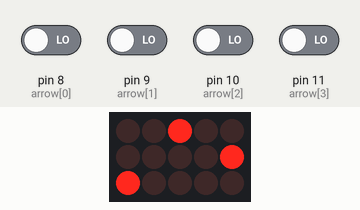
Recording of a sketch running on a simulated Arduino Mega 2560, built with avr-gcc and run on an emulated ATmega2560. On the bench: 5×3 LED matrix. Wiring (inferred from the names in the program): LED matrix (orientation assumed): rows pin 26, pin 28, pin 22; columns pin 0, pin 1, pin 2, pin 3, pin 4. The test bench sets the inputs (shaded band); at power-on: pin 8 (arrow[0]), pin 9 (arrow[1]), pin 10 (arrow[2]), pin 11 (arrow[3]) LOW. Random numbers use the default seed unless the sketch sets one.

Above: at 1.2 s.
1.3 s: pin 10 (arrow[2]) driven HIGH
At 3.6 s:
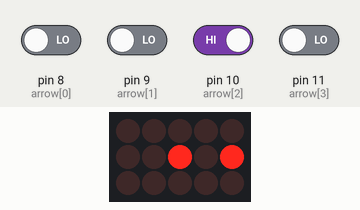
4.3 s: pin 8 (arrow[0]) driven HIGH
At 5.6 s:
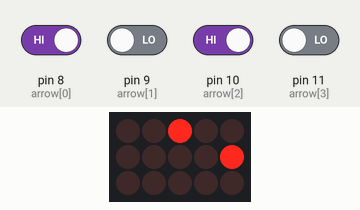
6.4 s: pin 10 (arrow[2]) driven LOW
At 8.6 s:
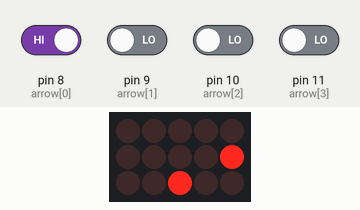
9.4 s: pin 8 (arrow[0]) driven LOW and pin 11 (arrow[3]) driven HIGH
At 10.9 s:
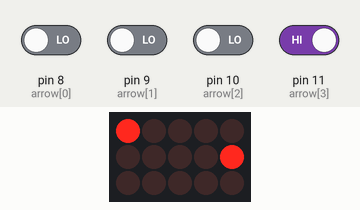
Timing chart, 0 to 12.4 s (numbered marks = the images above; inputs shaded):
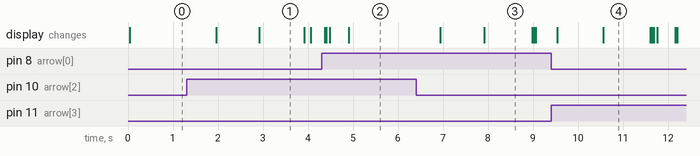

Measured:
- after the input at 1.3 s, the display: first changes after 0.66 s (image 1 shows a later state)
- after the input at 6.4 s, the display: first changes after 0.54 s (image 3 shows a later state)
- what the display in image 1 shows lasts 1.0 s, from 2.9 s to 3.9 s
- what the display in image 3 shows lasts 1.1 s, from 7.9 s to 9.0 s

The sketch:

_4x4_snake_v2.ino
```cpp
  int row[] = {22,24,26,28,30};
  int col[] = {0,1,2,3,4};
  int arrow[] = {8,9,10,11};
  boolean arrow_state[]={LOW,LOW,LOW,LOW};
  /*
  arrow[0] - up
  arrow[1] - right
  arrow[2] - down
  arrow[3] - left
  */

  #define num_col 5
  #define num_row 5
  #define max_snake_length 20

  /*starting position*/
  int start_col = 2;
  int start_row = 2;
  int dir=4;
  long snake_speed = 1000;
  long previousMillis = 0;

  int mouse[]={start_col,start_row};
  int snake[max_snake_length][2];
  int snake_length;

  boolean leds[num_col][num_row];
  boolean got_the_mouse=LOW;
  boolean game_over=LOW;

  void setup(){
//    Serial.begin(9600);
    randomSeed(analogRead(0));
    for (int i=0; i < num_col; i++){
      pinMode(col[i], OUTPUT);
    }
    for (int i=0; i < num_row; i++){
      pinMode(row[i], OUTPUT);
    }
    for (int i=0; i < 4; i++){
      pinMode(arrow[i],INPUT);
    }
    all_high();
    clear_leds();
    new_game();
  }

  void loop(){
//    Serial.println(checkswitch());
    while (game_over==LOW){
      unsigned long currentMillis = millis();
      snake_to_leds();
      update();
      checkswitch();
      mouse_check();
      check_collision();
      if (got_the_mouse==HIGH){
          snake_length=snake_length+1;
          got_the_mouse=LOW;
          snake_speed=snake_speed-50;
      }
      if (currentMillis - previousMillis > snake_speed){
        movesnake();
        previousMillis = currentMillis;
      }
    }

    delay(100);
    clear_leds();
    leds[0][0]=HIGH;
    leds[1][1]=HIGH;
    leds[2][2]=HIGH;
    leds[3][3]=HIGH;
    leds[4][4]=HIGH;
    leds[0][4]=HIGH;
    leds[1][3]=HIGH;
//    leds[2][2]=HIGH;
    leds[3][1]=HIGH;
    leds[4][0]=HIGH;
    update();
    if (digitalRead(arrow[0])==HIGH){
      new_game();
      delay(500);
    }
  }

  void new_game(){
    int mouse[]={start_col,start_row};
    snake[0][0]=start_col;
    snake[0][1]=start_row;
    while (mouse[0]==start_col && mouse[1]==start_row){
      mouse[0]=random(0,num_col);
      mouse[1]=random(0,num_row);
    }
    snake_length=1;
    game_over=LOW;
    dir=4;
    snake_speed = 1000;
    previousMillis = 0;
  }

  void update(){
    for(int i = 0; i < num_col; i++){
     for (int j = 0; j < num_row; j++){
       if(leds[i][j] == HIGH){
         /*set all cols other than active to LOW*/
         for(int k = 0; k < num_col; k++){
          if(k != i) digitalWrite(col[k],LOW);
         }
         /*set active row to LOW*/
         digitalWrite(row[j],LOW);
         delay(1);
         digitalWrite(row[j],HIGH);
         all_high();
         }
     }
    }
  }

  void clear_leds(){
    for(int i = 0; i < num_col; i++){
       for (int j = 0; j < num_row; j++){
        leds[i][j]=LOW;
       }
    }
  }

  void snake_to_leds(){
    /*turns on leds corresponding to snake and mouse*/
    clear_leds();
    leds[mouse[0]][mouse[1]]=HIGH;
    for (int i=0; i < snake_length; i++){
      leds[snake[i][0]][snake[i][1]]=HIGH;
    }
  }

  void shift_back(){
    /* Shifts the snake entries back to allow for a new head location
    Stores the previous snake so that when a mouse is eaten, the tail end stays put */
    for (int i=snake_length-1; i >= 0; i--){
      snake[i+1][0]=snake[i][0];
      snake[i+1][1]=snake[i][1];
    }

  }
  void movesnake(){

    switch(dir){
      case 0:
        shift_back();
        snake[0][1]=snake[0][1]-1;
        break;
      case 1:
        shift_back();
        snake[0][0]=snake[0][0]+1;
        break;
      case 2:
        shift_back();
        snake[0][1]=snake[0][1]+1;
        break;
      case 3:
        shift_back();
        snake[0][0]=snake[0][0]-1;
        break;
      case 4:
        break;
    }
  }

  void mouse_check(){
    /*generates new mouse if snakehead eats mouse*/
    if (snake[0][0]==mouse[0] && snake[0][1]==mouse[1]){
      int new_mouse[2]={mouse[0],mouse[1]};
      /*make sure new mouse != old mouse*/
      while(new_mouse[0]==mouse[0] && new_mouse[1]==mouse[1]){
        new_mouse[0] = random(0,num_col);
        new_mouse[1] = random(0,num_row);
        for (int i=0; i < snake_length; i++){
          if (new_mouse[0]==snake[i][0] && new_mouse[1]==snake[i][1]){
            new_mouse[0]=mouse[0];
            new_mouse[1]=mouse[1];
          }
        }
      }
      mouse[0]=new_mouse[0];
      mouse[1]=new_mouse[1];
      got_the_mouse=HIGH;
//      snake_length=snake_length+1;
    }

  }

  void all_high(){
    for(int i = 0; i < num_col; i++){
       for (int j = 0; j < num_row; j++){
        digitalWrite(col[i],HIGH);
        digitalWrite(row[j],HIGH);
       }
    }
  }

  int checkswitch(){
    for (int i=0; i<4; i++){
      if (arrow_state[0]==LOW && arrow_state[1]==LOW && arrow_state[2]==LOW && arrow_state[3]==LOW){
        if (digitalRead(arrow[i])==HIGH){
          arrow_state[i]=HIGH;
          dir=i;
          return i;
        }
      }
      else if (digitalRead(arrow[i])==LOW){
          arrow_state[i]=LOW;
      }
    }
    return 4;
  }

  void check_collision(){
    /*check to see if snake head hits wall*/
    if (snake[0][0]>num_col-1 || snake[0][0]<0 || snake[0][1]>num_row-1 || snake[0][1] < 0){
      game_over=HIGH;
    }
    /*check to see if snake head hits rest of snake*/
    for (int i=1; i<snake_length;i++){
      if (snake[0][0]==snake[i][0] && snake[0][1]==snake[i][1]) game_over=HIGH;
    }
  }
```
